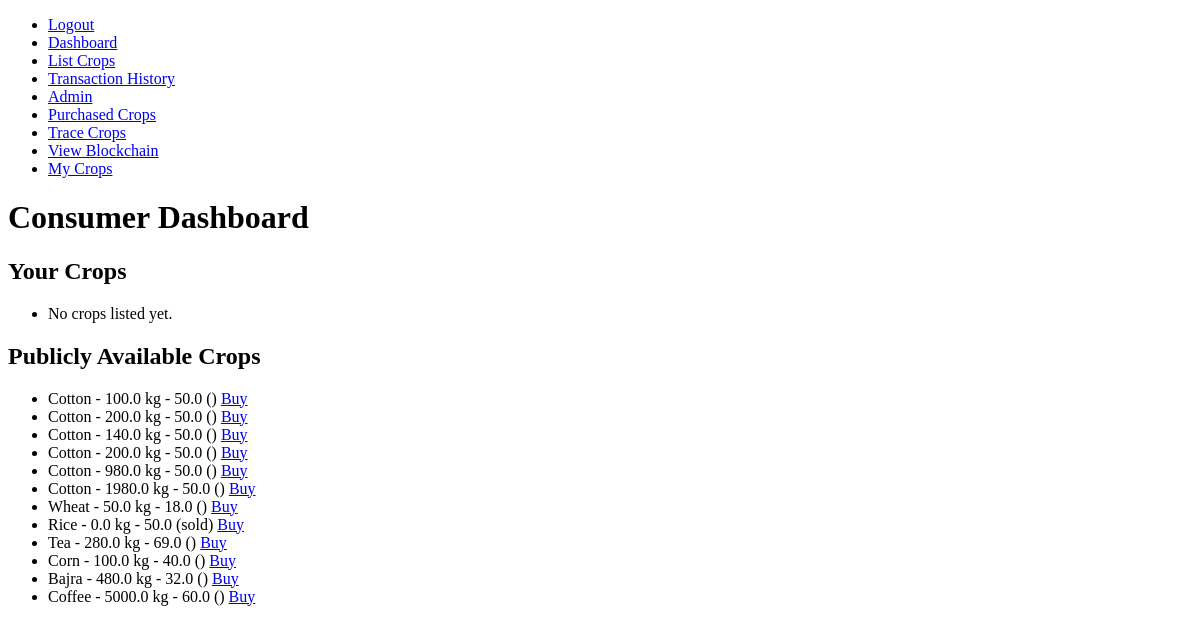
The page /dashboard/ (signed in) on the database as committed earlier.
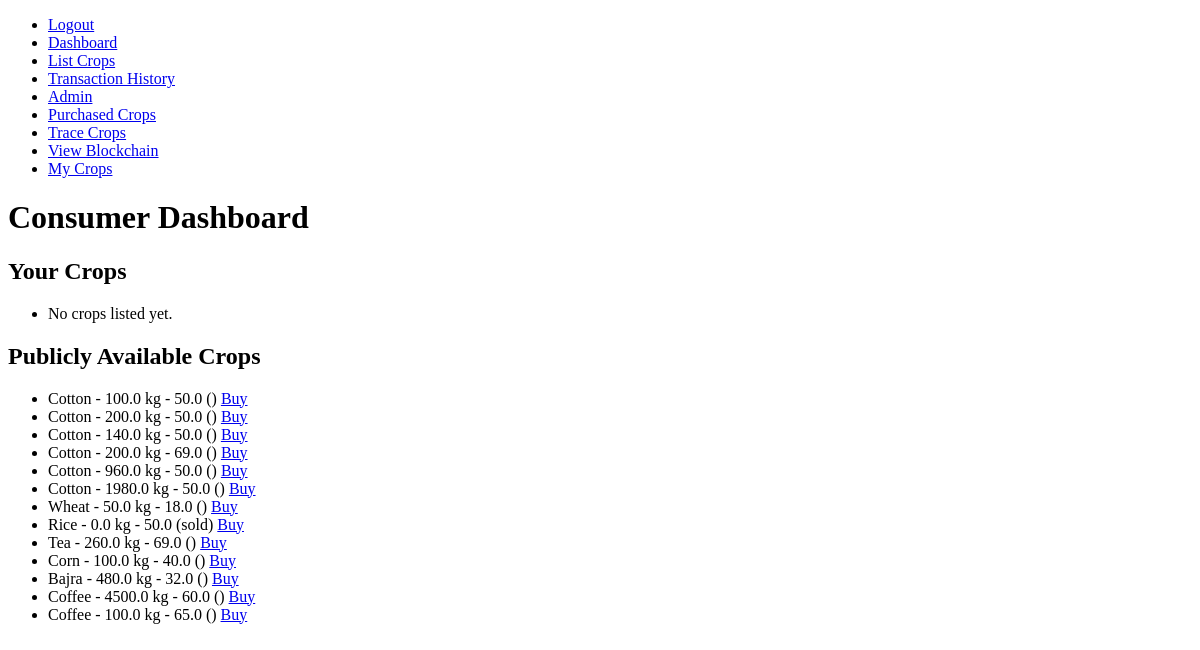
The same page on the database as committed later.
### supply_chain/models.py (models this page shows, shortened)
class Crop(models.Model):
    name = models.CharField(max_length=100)
    quantity = models.FloatField()
    price = models.FloatField()
    current_owner = models.ForeignKey(CustomUser, on_delete=models.CASCADE, related_name='owned_crops')
    status = models.CharField(max_length=20, choices=[('listed', 'Listed'), ('sold', 'Sold')])
    current_stage = models.CharField(max_length=100, default='Listed by Farmer')
    transaction_hash = models.CharField(max_length=64, blank=True, null=True)
    allowed_users = models.ManyToManyField(CustomUser, related_name='allowed_crops', blank=True)
    visibility = models.CharField(max_length=10, choices=[('public', 'Public'), ('private', 'Private')], default='public')

### supply_chain/views.py (the view)
# urls.py: path('', RedirectView.as_view(url='/dashboard/')),  # Redirect root URL to dashboard
@login_required
def dashboard(request):
    user = request.user
    if user.role == 'FARMER':
        user_crops = Crop.objects.filter(allowed_users=user)
        public_crops = Crop.objects.filter(visibility='public')
        return render(request, 'farmer_dashboard.html', {'user_crops': user_crops, 'public_crops': public_crops})
    elif user.role == 'DISTRIBUTOR':
        user_crops = Crop.objects.filter(allowed_users=user)
        public_crops = Crop.objects.filter(visibility='public')
        return render(request, 'distributor_dashboard.html', {'user_crops': user_crops, 'public_crops': public_crops})
    elif user.role == 'CONSUMER':
        public_crops = Crop.objects.filter(visibility='public')
        user_crops = Crop.objects.filter(allowed_users=user)
        return render(request, 'consumer_dashboard.html', {'user_crops': user_crops,'public_crops': public_crops})
    else:
        return redirect('list_crops')

### supply_chain/templates/consumer_dashboard.html
{% extends 'base.html' %}
{% block content %}
<h1>Consumer Dashboard</h1>
<h2>Your Crops</h2>
<ul>
    {% if user_crops %}
        {% for crop in user_crops %}
            <li>{{ crop.name }} - {{ crop.quantity }} kg - {{ crop.price }} ({{ crop.status }})
                <a href="{% url 'buy_crops' crop.id %}">Buy</a>
            </li>
        {% endfor %}
    {% else %}
        <li>No crops listed yet.</li>
    {% endif %}
</ul>
<h2>Publicly Available Crops</h2>
<ul>
    {% if public_crops %}
        {% for crop in public_crops %}
            <li>{{ crop.name }} - {{ crop.quantity }} kg - {{ crop.price }} ({{ crop.status }})
                <a href="{% url 'buy_crops' crop.id %}">Buy</a>
            </li>
        {% endfor %}
    {% else %}
        <li>No public crops available.</li>
    {% endif %}
</ul>
{% endblock %}

Rows that differ between the two databases and show on the page:
changed Crop (number 4 of 13 on the later page): price "50.0" → "69.0"
changed Crop (number 5 of 13 on the later page): quantity "980.0" → "960.0"
changed Crop "Tea": quantity "280.0" → "260.0"
changed Crop (number 12 of 13 on the later page): quantity "5000.0" → "4500.0"
added Crop: name "Coffee", quantity "100.0", price "65.0"
